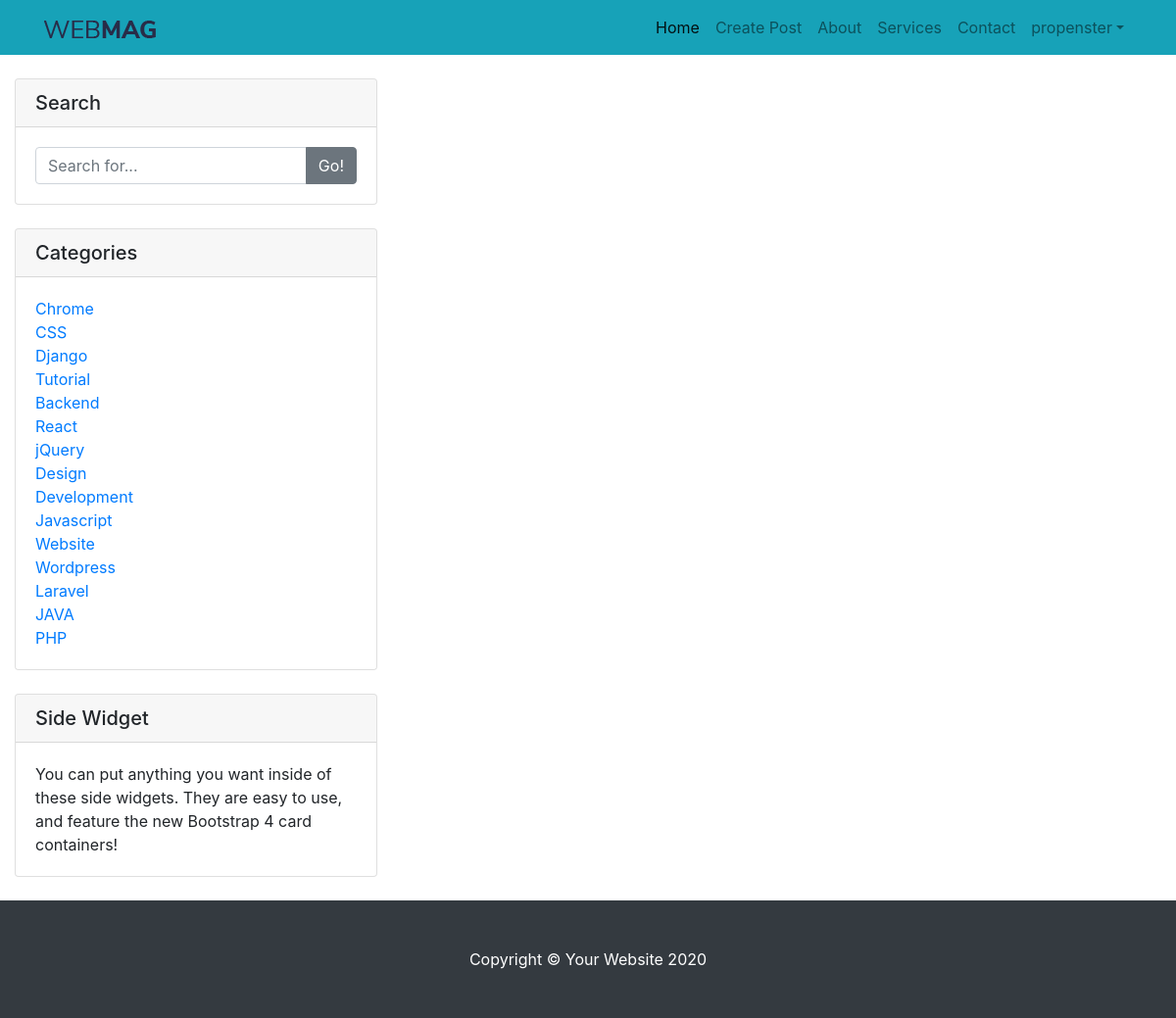
The app's page /posts/categories (signed in) with its own data.
### blogApp/models.py (models this page shows, shortened)
class Category(models.Model):
    name = models.CharField(max_length=100)
    class Meta:
        verbose_name_plural = 'categories'

### blogApp/views.py (the view)
# urls.py: path('posts/categories', CategoryListView.as_view(), name='categories'),
class CategoryListView(ListView):
    model = Category
    template_name = 'blogapp/base.html'
    context_object_name = 'category_list'

### blogApp/templates/blogapp/base.html (shortened to what this page needs)
{% load static %}
<!DOCTYPE html>
<html lang="en">
<head>
  <link href="{% static 'blogapp/vendor/bootstrap/css/bootstrap.min.css' %}" rel="stylesheet">
  <link href="{% static 'blogapp/css/blog-home.css' %}" rel="stylesheet">
</head>
<body>
  <nav class="navbar navbar-expand-lg navbar-light bg-info fixed-top">
    <div class="container">
      <a class="navbar-brand" href="{% url 'blog-home' %}"><img src="{% static 'blogapp/logo.png' %}"></a>
      <div class="collapse navbar-collapse" id="navbarResponsive">
        <ul class="navbar-nav ml-auto">
          <li class="nav-item active">
            <a class="nav-link" href="{% url 'blog-home' %}">Home
            </a>
          </li>
          <li class="nav-item">
            <a class="nav-link" href="{% url 'create-post' %}">Create Post</a>
          </li>
          <li class="nav-item">
            <a class="nav-link" href="#">About</a>
          </li>
          <li class="nav-item">
            <a class="nav-link" href="#">Services</a>
          </li>
          <li class="nav-item">
            <a class="nav-link" href="#">Contact</a>
          </li>
          {% if user.is_authenticated %}
          <li class="nav-item dropdown">
              <a class="nav-link dropdown-toggle" href="#" id="navbarDropdown" role="button" data-toggle="dropdown" aria-haspopup="true" aria-expanded="false">{{ user.username }}</a>
		      </li>
          {% endif %}
        </ul>
      </div>
    </div>
  </nav>
      <div class="col-md-4">
        <div class="card my-4">
          <h5 class="card-header">Search</h5>
          <div class="card-body">
            <div class="input-group">
              <input type="text" class="form-control" placeholder="Search for...">
              <span class="input-group-append">
                <button class="btn btn-secondary" type="button">Go!</button>
              </span>
            </div>
          </div>
        </div>
        <div class="card my-4">
          <h5 class="card-header">Categories</h5>
          <div class="card-body">
            <div class="row">
              <div class="col-lg-6">
                <ul class="list-unstyled mb-0">
                  {% for category in category_list %}
                  <li>
                    <a href="{% url 'category' category.pk %}">{{ category.name }}</a>
                  </li>
                  {% endfor %}
                </ul>
              </div>
            </div>
          </div>
        </div>
        <div class="card my-4">
          <h5 class="card-header">Side Widget</h5>
          <div class="card-body">
            You can put anything you want inside of these side widgets. They are easy to use, and feature the new Bootstrap 4 card containers!
          </div>
        </div>
      </div>
  <footer class="py-5 bg-dark">
    <div class="container">
      <p class="m-0 text-center text-white">Copyright &copy; Your Website 2020</p>
    </div>
  </footer>
</body>
</html>

### blogApp/static/blogapp/css/blog-home.css (style rules this page uses)
body { padding-top: 56px; }

### records on screen
Category: name "Chrome"
Category: name "CSS"
Category: name "Django"
Category: name "Tutorial"
Category: name "Backend"
Category: name "React"
Category: name "jQuery"
Category: name "Design"
Category: name "Development"
Category: name "Javascript"
Category: name "Website"
Category: name "Wordpress"
Category: name "Laravel"
Category: name "JAVA"
Category: name "PHP"

### other values on screen
{{ user.username }} "propenster"
